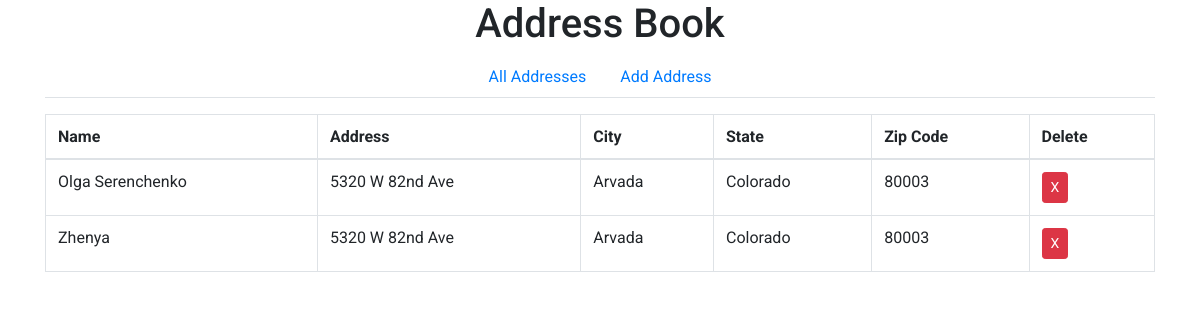
The page /index on the database as committed earlier.
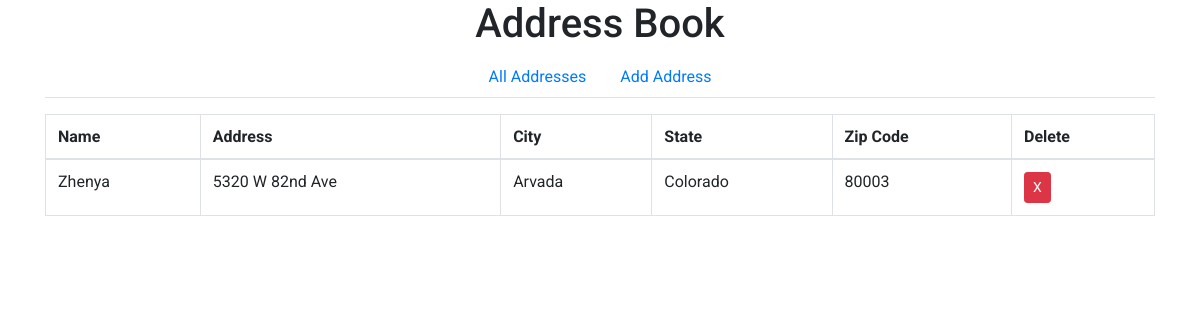
The same page on the database as committed later.
### app/models.py (models this page shows, shortened)
class Addresses(db.Model):
    id = db.Column(db.Integer, primary_key=True)
    name = db.Column(db.String(120), index=True)
    address = db.Column(db.String(120), index=True)
    city = db.Column(db.String(120), index=True)
    state = db.Column(db.String(120), index=True)
    zipcode = db.Column(db.String(120), index=True)

### app/routes.py (the view)
@app.route('/')
@app.route('/index')
def index():
    addresses = Addresses.query.all()
    return render_template('index.html', title='Home', addresses=addresses)

### app/templates/index.html
{% extends "base.html" %}
{% block content %}
<table class="table table-bordered mt-3">
  <thead>
    <tr>
      <th scope="col">Name</th>
      <th scope="col">Address</th>
      <th scope="col">City</th>
      <th scope="col">State</th>
      <th scope="col">Zip Code</th>
      <th scope="col">Delete</th>
    </tr>
  </thead>
  <tbody>
    {% for address in addresses %}
    <tr>
      <td>{{ address.name }}</td>
      <td>{{ address.address }}</td>
      <td>{{address.city}}</td>
      <td>{{address.state}}</td>
      <td>{{address.zipcode}}</td>
      <td><a href="{{ url_for('delete', id=address.id) }}"><button type="button" class="btn btn-sm btn-danger">X</button></a></td>
    </tr>
    {% endfor %}
  </tbody>
</table>
</div>
{% endblock %}

### app/templates/base.html (shortened to what this page needs)
<html>
  <head>
      <link rel="stylesheet" href="https://stackpath.bootstrapcdn.com/bootstrap/4.2.1/css/bootstrap.min.css">
  </head>
  <body style="font-family: 'Roboto', sans-serif">
    <div class="container">
      <h1 class="title text-center">Address Book</h1>
      <ul class="nav nav-tabs justify-content-center">
        <li class="nav-item">
          <a class="links nav-link" href="{{ url_for('index') }}">All Addresses</a>
        </li>
        <li class="nav-item">
          <a class="links nav-link" href="{{ url_for('add') }}">Add Address</a>
        </li>
      </ul>
      {% block content %}{% endblock %}
  </body>
</html>

Rows that differ between the two databases and show on the page:
removed Addresses: name "Olga Serenchenko", address "5320 W 82nd Ave", city "Arvada", state "Colorado", zipcode "80003"
